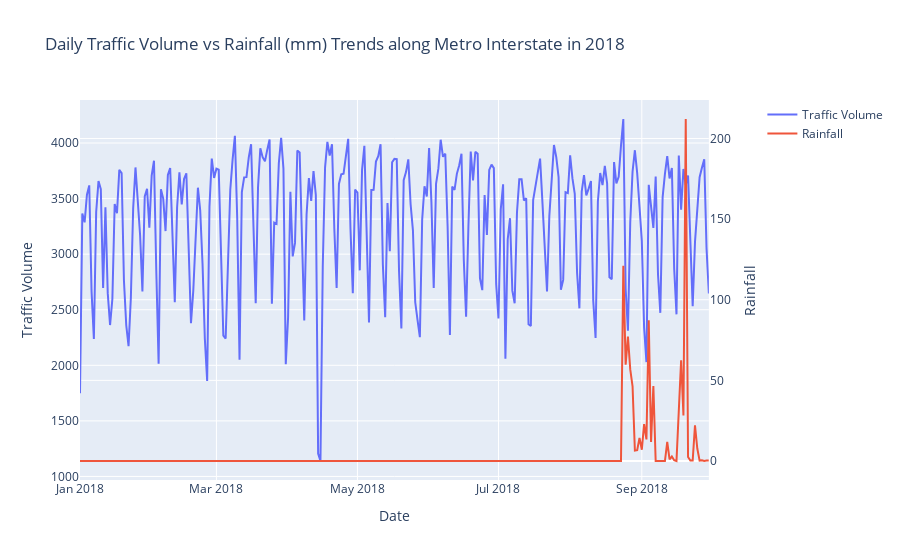

The notebook cell this image was saved under:
### Code cell
fig = sp.make_subplots(specs=[[{"secondary_y": True}]])

fig.add_trace(
    go.Scatter(x=daily_2018_df.index, y=daily_2018_df['traffic_volume'], name="Traffic Volume", mode="lines"),
    secondary_y=False
)

fig.add_trace(
    go.Scatter(x=daily_2018_df.index, y=daily_2018_df['rain_1h'], name="Rainfall", mode="lines"),
    secondary_y=True
)

fig.update_layout(title='Daily Traffic Volume vs Rainfall (mm) Trends along Metro Interstate in 2018', xaxis_title='Date')
fig.update_yaxes(title_text="Traffic Volume", secondary_y=False)
fig.update_yaxes(title_text="Rainfall", secondary_y=True)
fig.show()

### Figure 1 — Plotly figure (JSON) as saved in the notebook; plotly's stock layout.template omitted (floating-point values rounded to 4 significant figures; data arrays with more than 128 entries replaced by an {"elided": "..."} marker saying what was removed)
{"data": [{"mode": "lines", "name": "Traffic Volume", "type": "scatter", "x": {"elided": "273 str values"}, "xaxis": "x", "y": {"elided": "273 float values"}, "yaxis": "y"}, {"mode": "lines", "name": "Rainfall", "type": "scatter", "x": {"elided": "273 str values"}, "xaxis": "x", "y": {"elided": "273 float values"}, "yaxis": "y2"}], "layout": {"title": {"text": "Daily Traffic Volume vs Rainfall (mm) Trends along Metro Interstate in 2018"}, "xaxis": {"anchor": "y", "domain": [0, 0.94], "title": {"text": "Date"}}, "yaxis": {"anchor": "x", "domain": [0, 1], "title": {"text": "Traffic Volume"}}, "yaxis2": {"anchor": "x", "overlaying": "y", "side": "right", "title": {"text": "Rainfall"}}}}
